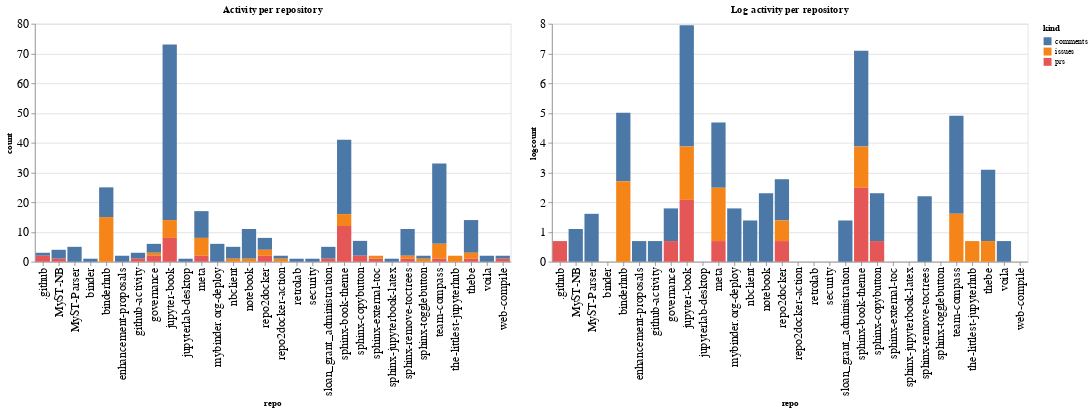

Write notebook code for a chart like this one.
### Code cell
ch1 = alt.Chart(repo_summaries, width=600, title="Activity per repository").mark_bar().encode(
    x='repo',
    y='count',
    color='kind',
    tooltip="kind"
)

ch2 = alt.Chart(repo_summaries, width=600, title="Log activity per repository").mark_bar().encode(
    x='repo',
    y='logcount',
    color='kind',
    tooltip="kind"
)

ch1 | ch2

### Figure 1 — Vega-Lite specification as saved in the notebook (floating-point values rounded to 4 significant figures)
{"config": {"axisLeft": {"labelFontSize": 15}, "axisBottom": {"labelFontSize": 15}}, "hconcat": [{"mark": "bar", "encoding": {"color": {"type": "nominal", "field": "kind"}, "tooltip": {"type": "nominal", "field": "kind"}, "x": {"type": "nominal", "field": "repo"}, "y": {"type": "quantitative", "field": "count"}}, "title": "Activity per repository", "width": 600}, {"mark": "bar", "encoding": {"color": {"type": "nominal", "field": "kind"}, "tooltip": {"type": "nominal", "field": "kind"}, "x": {"type": "nominal", "field": "repo"}, "y": {"type": "quantitative", "field": "logcount"}}, "title": "Log activity per repository", "width": 600}], "data": {"name": "data-9de52999865d65497aab44ce191c5abb"}, "$schema": "https://vega.github.io/schema/vega-lite/v4.8.1.json", "datasets": {"data-9de52999865d65497aab44ce191c5abb": [{"repo": ".github", "kind": "comments", "count": 1, "logcount": 0.0}, {"repo": ".github", "kind": "prs", "count": 2, "logcount": 0.6931}, {"repo": "MyST-NB", "kind": "comments", "count": 3, "logcount": 1.099}, {"repo": "MyST-NB", "kind": "prs", "count": 1, "logcount": 0.0}, {"repo": "MyST-Parser", "kind": "comments", "count": 5, "logcount": 1.609}, {"repo": "binder", "kind": "comments", "count": 1, "logcount": 0.0}, {"repo": "binderhub", "kind": "comments", "count": 10, "logcount": 2.303}, {"repo": "binderhub", "kind": "issues", "count": 15, "logcount": 2.708}, {"repo": "enhancement-proposals", "kind": "comments", "count": 2, "logcount": 0.6931}, {"repo": "github-activity", "kind": "comments", "count": 2, "logcount": 0.6931}, {"repo": "github-activity", "kind": "prs", "count": 1, "logcount": 0.0}, {"repo": "governance", "kind": "comments", "count": 3, "logcount": 1.099}, {"repo": "governance", "kind": "issues", "count": 1, "logcount": 0.0}, {"repo": "governance", "kind": "prs", "count": 2, "logcount": 0.6931}, {"repo": "jupyter-book", "kind": "comments", "count": 59, "logcount": 4.078}, {"repo": "jupyter-book", "kind": "issues", "count": 6, "logcount": 1.792}, {"repo": "jupyter-book", "kind": "prs", "count": 8, "logcount": 2.079}, {"repo": "jupyterlab-desktop", "kind": "comments", "count": 1, "logcount": 0.0}, {"repo": "meta", "kind": "comments", "count": 9, "logcount": 2.197}, {"repo": "meta", "kind": "issues", "count": 6, "logcount": 1.792}, {"repo": "meta", "kind": "prs", "count": 2, "logcount": 0.6931}, {"repo": "mybinder.org-deploy", "kind": "comments", "count": 6, "logcount": 1.792}, {"repo": "nbclient", "kind": "comments", "count": 4, "logcount": 1.386}, {"repo": "nbclient", "kind": "issues", "count": 1, "logcount": 0.0}, {"repo": "notebook", "kind": "comments", "count": 10, "logcount": 2.303}, {"repo": "notebook", "kind": "issues", "count": 1, "logcount": 0.0}, {"repo": "repo2docker", "kind": "comments", "count": 4, "logcount": 1.386}, {"repo": "repo2docker", "kind": "issues", "count": 2, "logcount": 0.6931}, {"repo": "repo2docker", "kind": "prs", "count": 2, "logcount": 0.6931}, {"repo": "repo2docker-action", "kind": "comments", "count": 1, "logcount": 0.0}, {"repo": "repo2docker-action", "kind": "issues", "count": 1, "logcount": 0.0}, {"repo": "retrolab", "kind": "comments", "count": 1, "logcount": 0.0}, {"repo": "security", "kind": "comments", "count": 1, "logcount": 0.0}, {"repo": "sloan_grant_administration", "kind": "comments", "count": 4, "logcount": 1.386}, {"repo": "sloan_grant_administration", "kind": "prs", "count": 1, "logcount": 0.0}, {"repo": "sphinx-book-theme", "kind": "comments", "count": 25, "logcount": 3.219}, {"repo": "sphinx-book-theme", "kind": "issues", "count": 4, "logcount": 1.386}, {"repo": "sphinx-book-theme", "kind": "prs", "count": 12, "logcount": 2.485}, {"repo": "sphinx-copybutton", "kind": "comments", "count": 5, "logcount": 1.609}, {"repo": "sphinx-copybutton", "kind": "prs", "count": 2, "logcount": 0.6931}, {"repo": "sphinx-external-toc", "kind": "issues", "count": 1, "logcount": 0.0}, {"repo": "sphinx-external-toc", "kind": "prs", "count": 1, "logcount": 0.0}, {"repo": "sphinx-jupyterbook-latex", "kind": "comments", "count": 1, "logcount": 0.0}, {"repo": "sphinx-remove-toctrees", "kind": "comments", "count": 9, "logcount": 2.197}, {"repo": "sphinx-remove-toctrees", "kind": "issues", "count": 1, "logcount": 0.0}, {"repo": "sphinx-remove-toctrees", "kind": "prs", "count": 1, "logcount": 0.0}, {"repo": "sphinx-togglebutton", "kind": "comments", "count": 1, "logcount": 0.0}, {"repo": "sphinx-togglebutton", "kind": "issues", "count": 1, "logcount": 0.0}, {"repo": "team-compass", "kind": "comments", "count": 27, "logcount": 3.296}, {"repo": "team-compass", "kind": "issues", "count": 5, "logcount": 1.609}, {"repo": "team-compass", "kind": "prs", "count": 1, "logcount": 0.0}, {"repo": "the-littlest-jupyterhub", "kind": "issues", "count": 2, "logcount": 0.6931}, {"repo": "thebe", "kind": "comments", "count": 11, "logcount": 2.398}, {"repo": "thebe", "kind": "issues", "count": 2, "logcount": 0.6931}, {"repo": "thebe", "kind": "prs", "count": 1, "logcount": 0.0}, {"repo": "voila", "kind": "comments", "count": 2, "logcount": 0.6931}, {"repo": "web-compile", "kind": "comments", "count": 1, "logcount": 0.0}, {"repo": "web-compile", "kind": "prs", "count": 1, "logcount": 0.0}]}}
